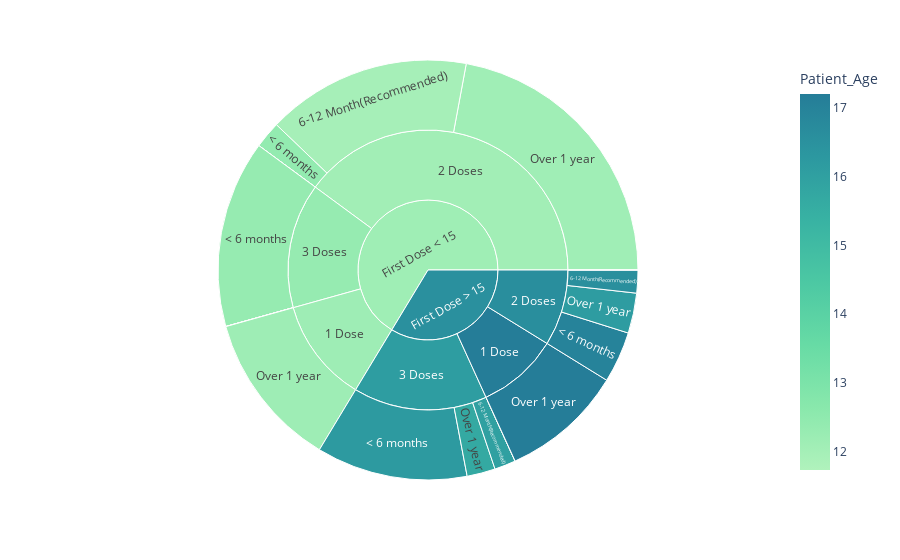

Here is the notebook cell this chart was saved with:
### Code cell
file_address = '../Data/distinct_hpv_patients.csv'
df_hpv_distinct = pd.read_csv(file_address)

df_copy2 = df_hpv_distinct.copy()
rang = []
firstAge = []
doses = []
for i in range(len(df_copy)):
    if not df_copy2['dose12gap'][i]:
        rang.append('Only 1 Dose')
    elif df_copy2['dose12gap'][i]<6:
        rang.append('< 6 months')
    elif df_copy2['dose12gap'][i]<12 and df_copy2['dose12gap'][i]>=6:
        rang.append('6-12 Month(Recommended)')
    else:
        rang.append('Over 1 year')
        
    if df_copy2['PatientAge'][i]<15:
        firstAge.append('First Dose < 15')
    else:
        firstAge.append('First Dose > 15')
    
    if df_copy2['Doses'][i]==1:
        doses.append('1 Dose')
    elif df_copy2['Doses'][i]==2:
        doses.append('2 Doses')
    elif df_copy2['Doses'][i]==3:
        doses.append('3 Doses')
            
df_copy2['gap12'] = rang
df_copy2['firstDoseAge']=firstAge
df_copy2['Doses']=doses
# grouped_patients = df_copy.groupby(['Doses','range']).agg(count=('Doses', 'size'),
#                                             avg=('PatientAge', 'mean')).reset_index()


grouped_patients = df_copy2.groupby(['Doses','gap12','firstDoseAge']).agg(Count=('Doses', 'size'),
                                            Patient_Age=('PatientAge', 'mean')).reset_index()
df = grouped_patients
fig = px.sunburst(df, path=['firstDoseAge','Doses', 'gap12'], values='Count',
                  names='gap12',
                  color='Patient_Age', 
                  color_continuous_scale='tealgrn',
                  color_continuous_midpoint=np.average(df['Patient_Age']))
fig.show()

### Figure 1 — Plotly figure (JSON) as saved in the notebook; plotly's stock layout.template omitted (floating-point values rounded to 4 significant figures)
{"data": [{"branchvalues": "total", "customdata": [[11.97], [16.6], [12.65], [16.0], [12.4], [17.01], [12.34], [16.23], [13], [16.81], [11.92], [15.75], [12.15], [17.2], [12.1], [16.14], [15.68], [12.15], [17.2], [12.06], [16.62], [12.34], [16.13], [12.14], [16.56]], "domain": {"x": [0, 1], "y": [0, 1]}, "hovertemplate": "labels=%{label}<br>Count=%{value}<br>parent=%{parent}<br>id=%{id}<br>Patient_Age=%{color}<extra></extra>", "ids": ["First Dose < 15/2 Doses/6-12 Month(Recommended)", "First Dose > 15/2 Doses/6-12 Month(Recommended)", "First Dose < 15/3 Doses/6-12 Month(Recommended)", "First Dose > 15/3 Doses/6-12 Month(Recommended)", "First Dose < 15/2 Doses/< 6 months", "First Dose > 15/2 Doses/< 6 months", "First Dose < 15/3 Doses/< 6 months", "First Dose > 15/3 Doses/< 6 months", "First Dose < 15/2 Doses/Only 1 Dose", "First Dose > 15/2 Doses/Only 1 Dose", "First Dose < 15/3 Doses/Only 1 Dose", "First Dose > 15/3 Doses/Only 1 Dose", "First Dose < 15/1 Dose/Over 1 year", "First Dose > 15/1 Dose/Over 1 year", "First Dose < 15/2 Doses/Over 1 year", "First Dose > 15/2 Doses/Over 1 year", "First Dose > 15/3 Doses/Over 1 year", "First Dose < 15/1 Dose", "First Dose > 15/1 Dose", "First Dose < 15/2 Doses", "First Dose > 15/2 Doses", "First Dose < 15/3 Doses", "First Dose > 15/3 Doses", "First Dose < 15", "First Dose > 15"], "labels": ["6-12 Month(Recommended)", "6-12 Month(Recommended)", "6-12 Month(Recommended)", "6-12 Month(Recommended)", "< 6 months", "< 6 months", "< 6 months", "< 6 months", "Only 1 Dose", "Only 1 Dose", "Only 1 Dose", "Only 1 Dose", "Over 1 year", "Over 1 year", "Over 1 year", "Over 1 year", "Over 1 year", "1 Dose", "1 Dose", "2 Doses", "2 Doses", "3 Doses", "3 Doses", "First Dose < 15", "First Dose > 15"], "marker": {"coloraxis": "coloraxis", "colors": [11.97, 16.6, 12.65, 16.0, 12.4, 17.01, 12.34, 16.23, 13, 16.81, 11.92, 15.75, 12.15, 17.2, 12.1, 16.14, 15.68, 12.15, 17.2, 12.06, 16.62, 12.34, 16.13, 12.14, 16.56]}, "name": "", "parents": ["First Dose < 15/2 Doses", "First Dose > 15/2 Doses", "First Dose < 15/3 Doses", "First Dose > 15/3 Doses", "First Dose < 15/2 Doses", "First Dose > 15/2 Doses", "First Dose < 15/3 Doses", "First Dose > 15/3 Doses", "First Dose < 15/2 Doses", "First Dose > 15/2 Doses", "First Dose < 15/3 Doses", "First Dose > 15/3 Doses", "First Dose < 15/1 Dose", "First Dose > 15/1 Dose", "First Dose < 15/2 Doses", "First Dose > 15/2 Doses", "First Dose > 15/3 Doses", "First Dose < 15", "First Dose > 15", "First Dose < 15", "First Dose > 15", "First Dose < 15", "First Dose > 15", "", ""], "type": "sunburst", "values": [64724, 7214, 17, 6715, 8506, 16197, 59258, 47808, 1, 16, 26, 16, 49312, 38598, 90708, 12702, 8960, 49312, 38598, 163939, 36129, 59301, 63499, 272552, 138226]}], "layout": {"coloraxis": {"cmid": 14.47, "colorbar": {"title": {"text": "Patient_Age"}}, "colorscale": [[0, "rgb(176, 242, 188)"], [0.1667, "rgb(137, 232, 172)"], [0.3333, "rgb(103, 219, 165)"], [0.5, "rgb(76, 200, 163)"], [0.6667, "rgb(56, 178, 163)"], [0.8333, "rgb(44, 152, 160)"], [1, "rgb(37, 125, 152)"]]}, "legend": {"tracegroupgap": 0}, "margin": {"t": 60}}}
